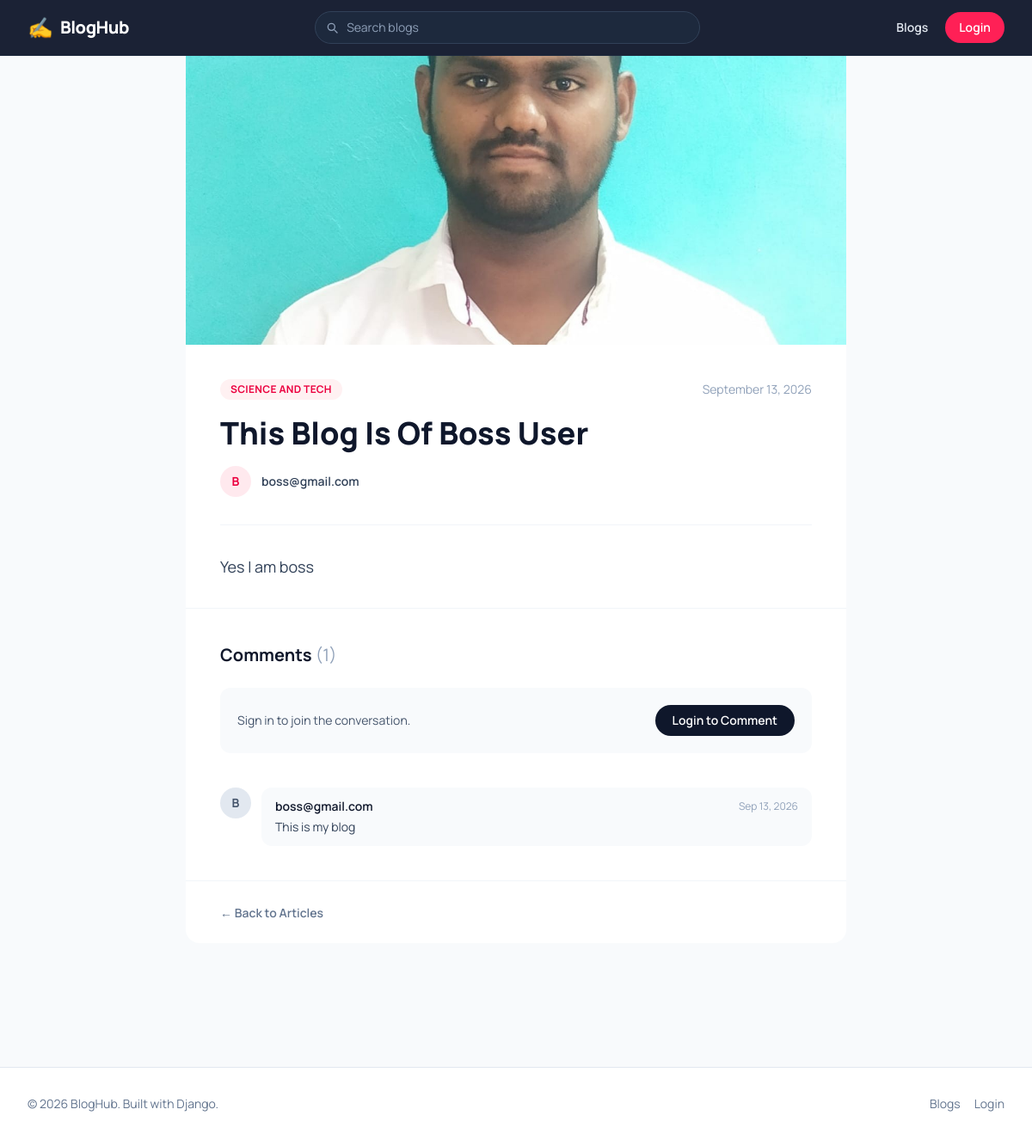
Page /blogs/6/ on the earlier database version.
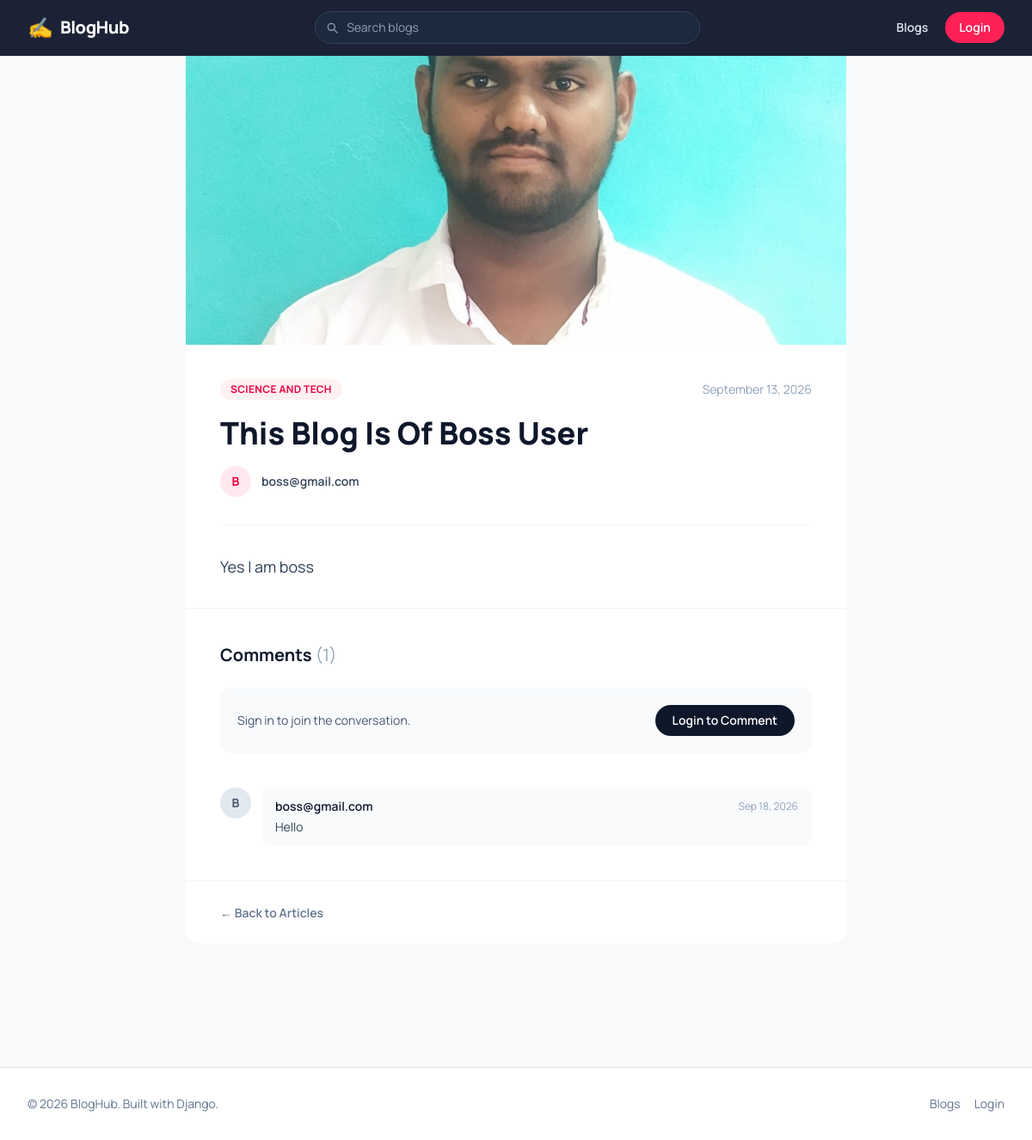
Same page on the later database version.
### blogs/models.py (models this page shows, shortened)
class BlogPostsModel(models.Model):
    categories = (
            ('science and tech','science and tech'),
            ('politics', 'politics'),
            ('sports', 'sports'),
            ('infrasture', 'infrasture'),
            ('finance', 'finance')
        )
    title = models.CharField(max_length=100)
    description = models.TextField()
    category = models.CharField(choices=categories, max_length=40)
    author = models.ForeignKey(User, on_delete=models.CASCADE)
    photo = models.ImageField(upload_to='blog_photos/')
    created_at = models.DateTimeField(auto_now_add=True)
    updated_at = models.DateTimeField(auto_now=True)

class CommentsModel(models.Model):
    comment = models.CharField(max_length=100)
    author = models.ForeignKey(User, on_delete=models.CASCADE)
    post = models.ForeignKey(BlogPostsModel, on_delete=models.CASCADE)
    created_at = models.DateTimeField(auto_now_add=True)
    updated_at = models.DateTimeField(auto_now=True)
    class Meta:
        constraints = [
            models.UniqueConstraint(
                fields=['author', 'post'],
                name='one_comment_per_user_per_post'
            )
        ]

### accounts/models.py (models this page shows)
class User(AbstractBaseUser, PermissionsMixin):
    roles = (
        ('admin','admin'),
        ('non-admin','non-admin')
    )
    id = models.UUIDField(primary_key=True, default=uuid.uuid4, unique=True, editable=False)
    email = models.EmailField(unique=True)
    full_name = models.CharField(max_length=50)
    phone_number = models.CharField()
    role = models.CharField(choices=roles, default='non-admin', max_length=15)
    created_at = models.DateTimeField(auto_now_add=True)
    updated_at = models.DateTimeField(auto_now=True)
    is_active = models.BooleanField(default=True)
    is_staff = models.BooleanField(default=False)
    is_superuser = models.BooleanField(default=False)
    objects = UserManager()
    USERNAME_FIELD = 'email'
    REQUIRED_FIELDS = []
    def __str__(self):
        return self.email

### blogs/views.py (the view)
# urls.py: path('<int:pk>/',views.detailBlogView,name='detail-blog'),
def detailBlogView(request, pk):
    blog = get_object_or_404(BlogPostsModel, id=pk)
    comments = CommentsModel.objects.filter(post=blog).order_by('-created_at')
    if request.user.is_authenticated:
        comments = CommentsModel.objects.filter(post=blog).annotate(priority=Case(When(author=request.user,then=Value(0)),
                default=Value(1),output_field=IntegerField())).order_by('priority','-created_at')
    if request.method == 'POST':
        if not request.user.is_authenticated:
            return redirect(f'/login/?next={request.path}')
        already_commented = CommentsModel.objects.filter(author=request.user,post=blog).exists()
        if already_commented:
            messages.error(request,'You have already commented on this post.')
            return redirect('detail-blog',pk=blog.id)
        form = CreateCommentForm(request.POST)
        if form.is_valid():
            comment = form.save(commit=False)
            comment.author = request.user
            comment.post = blog
            comment.save()
            messages.success(request,'Comment added successfully!')
            return redirect('detail-blog',pk=blog.id)
    else:
        form = CreateCommentForm()
    return render(request,'blogs/detailBlog.html',{'blog': blog,'comments': comments,'form': form,})

### blogs/forms.py
class CreateCommentForm(forms.ModelForm):
    class Meta:
        model = CommentsModel
        fields = ['comment']
        widgets = {
            'comment': forms.Textarea(attrs={
                'class': 'w-full h-20 border border-gray-300 rounded-lg p-3',
                'rows': 4,
                'placeholder': 'Write your comment...'
            })
        }

### templates/blogs/detailBlog.html (shortened to what this page needs)
{% extends 'base.html' %}
{% block content %}
<main class="flex-1 bg-slate-50 pb-20">
    <article class="max-w-3xl mx-auto">
        {% if blog.photo %}
        <div class="w-full aspect-[16/7] overflow-hidden bg-slate-100">
            <img src="{{ blog.photo.url }}" alt="{{ blog.title }}" class="w-full h-full object-cover">
        </div>
        {% endif %}
        <div class="bg-white px-6 sm:px-10 pt-10">
            <div class="flex items-center justify-between mb-4">
                <span class="text-xs font-bold uppercase tracking-wide text-rose-600 bg-rose-50 px-3 py-1 rounded-full">
                    {{ blog.category|title }}
                </span>
                <span class="text-sm text-slate-400">{{ blog.created_at|date:"F j, Y" }}</span>
            </div>
            <h1 class="text-3xl sm:text-4xl font-extrabold text-slate-900 leading-tight mb-4">
                {{ blog.title|title }}
            </h1>
            <div class="flex items-center gap-3 pb-8 border-b border-slate-100">
                <span class="w-9 h-9 rounded-full bg-rose-500/10 text-rose-600 flex items-center justify-center text-sm font-bold">
                    {{ blog.author|stringformat:"s"|first|upper }}
                </span>
                <span class="text-sm font-semibold text-slate-700">{{ blog.author }}</span>
            </div>
            <div class="prose prose-slate max-w-none py-8">
                <p class="text-slate-700 text-lg leading-8 whitespace-pre-line">{{ blog.description }}</p>
            </div>
        </div>
        <div class="bg-white px-6 sm:px-10 py-10 border-t border-slate-100">
            <h2 class="text-xl font-bold text-slate-900 mb-6">
                Comments <span class="text-slate-400 font-normal">({{ comments|length }})</span>
            </h2>
            {% if user.is_authenticated %}
            <form method="post" class="mb-10 flex gap-3 items-start">
                {% csrf_token %}
                <span class="w-9 h-9 shrink-0 rounded-full bg-rose-500/10 text-rose-600 flex items-center justify-center text-sm font-bold">
                    {{ request.user.full_name|default:request.user.email|first|upper }}
                </span>
                <div class="flex-1">
                    {{ form.comment }}
                    {% if form.comment.errors %}
                        <p class="text-red-500 text-sm mt-1">{{ form.comment.errors.0 }}</p>
                    {% endif %}
                    <button type="submit"
                        class="mt-3 bg-rose-500 hover:bg-rose-400 text-white text-sm font-semibold px-5 py-2.5 rounded-full transition">
                        Add Comment
                    </button>
                </div>
            </form>
            {% else %}
            <div class="bg-slate-50 rounded-xl p-5 mb-10 flex items-center justify-between flex-wrap gap-3">
                <p class="text-slate-600 text-sm">Sign in to join the conversation.</p>
                <a href="{% url 'login' %}?next={{ request.path }}"
                    class="inline-block bg-slate-900 hover:bg-slate-800 text-white text-sm font-semibold px-5 py-2 rounded-full transition">
                    Login to Comment
                </a>
            </div>
            {% endif %}
            <div class="space-y-6">
                {% for comment in comments %}
                <div class="flex gap-3">
                    <span class="w-9 h-9 shrink-0 rounded-full bg-slate-200 text-slate-600 flex items-center justify-center text-sm font-bold">
                        {{ comment.author.email|first|upper }}
                    </span>
                    <div class="flex-1 bg-slate-50 rounded-xl px-4 py-3">
                        <div class="flex justify-between items-center mb-1">
                            <p class="font-semibold text-slate-900 text-sm">{{ comment.author.email }}</p>
                            <p class="text-xs text-slate-400">{{ comment.created_at|date:"M j, Y" }}</p>
                        </div>
                        <p class="text-slate-700 text-sm">{{ comment.comment }}</p>
                    </div>
                </div>
                {% empty %}
                <p class="text-slate-400 text-sm text-center py-8">No comments yet. Be the first to comment!</p>
                {% endfor %}
            </div>
        </div>
        <div class="bg-white px-6 sm:px-10 py-6 border-t border-slate-100 rounded-b-2xl">
            <a href="{% url 'list-blogs' %}" class="inline-flex items-center gap-1 text-sm font-semibold text-slate-500 hover:text-rose-600 transition">
                ← Back to Articles
            </a>
        </div>
    </article>
</main>
{% endblock content %}

### templates/base.html (shortened to what this page needs)
{% load static %}
<!DOCTYPE html>
<html lang="en">
<head>
    <link rel="stylesheet" href="{% static 'css/output.css' %}">
</head>
<body class="min-h-screen flex flex-col bg-slate-50 font-[Manrope]">
    <nav class="sticky top-0 z-50 bg-slate-900/95 backdrop-blur border-b border-slate-800">
        <div class="max-w-7xl mx-auto px-4 sm:px-6 lg:px-8">
            <div class="flex justify-between items-center h-16 gap-4">
                <a href="{% url 'list-blogs' %}" class="flex items-center gap-2 shrink-0">
                    <span class="text-2xl">✍️</span>
                    <span class="font-extrabold text-xl text-white tracking-tight">BlogHub</span>
                </a>
                <form action="{% url 'search-blogs' %}" method="get" class="hidden md:flex flex-1 max-w-md">
                    <div class="relative w-full">
                        <svg class="absolute left-3 top-1/2 -translate-y-1/2 w-4 h-4 text-slate-400" fill="none" stroke="currentColor" viewBox="0 0 24 24"><path stroke-linecap="round" stroke-linejoin="round" stroke-width="2" d="M21 21l-4.35-4.35M17 11a6 6 0 11-12 0 6 6 0 0112 0z"/></svg>
                        <input type="text" placeholder="Search blogs" name="search_blogs"
                            class="w-full pl-9 pr-3 py-2 rounded-full bg-slate-800 text-slate-100 placeholder-slate-400 text-sm border border-slate-700 focus:outline-none focus:ring-2 focus:ring-rose-500 focus:border-transparent">
                    </div>
                </form>
                <div class="flex items-center gap-1 sm:gap-2 shrink-0">
                    <a href="{% url 'list-blogs' %}" class="hidden sm:inline-block text-sm font-semibold text-slate-200 hover:text-white px-3 py-2 rounded-lg hover:bg-slate-800 transition">Blogs</a>
                    {% if user.is_authenticated %}
                        <a href="{% url 'dashboard' %}" class="hidden sm:inline-block text-sm font-semibold text-slate-200 hover:text-white px-3 py-2 rounded-lg hover:bg-slate-800 transition">Dashboard</a>
                        <a href="{% url 'create-blog' %}" class="text-sm font-semibold bg-rose-500 hover:bg-rose-400 text-white px-4 py-2 rounded-full transition">New Post</a>
                        <div class="hidden md:flex items-center gap-2 pl-2 ml-2 border-l border-slate-700">
                            <span class="w-8 h-8 rounded-full bg-rose-500/20 text-rose-300 flex items-center justify-center text-sm font-bold">
                                {{ request.user.full_name|default:request.user.email|first|upper }}
                            </span>
                            <a href="{% url 'logout' %}" class="text-sm font-semibold text-slate-300 hover:text-white transition">Log Out</a>
                        </div>
                    {% elif request.path != '/accounts/login/' %}
                        <a href="{% url 'login' %}" class="text-sm font-semibold bg-rose-500 hover:bg-rose-400 text-white px-4 py-2 rounded-full transition">Login</a>
                    {% endif %}
                </div>
            </div>
        </div>
    </nav>
    <div class="flex-1 flex flex-col">
        {% block content %}
        {% endblock content %}
    </div>
    <footer class="border-t border-slate-200 bg-white mt-16">
        <div class="max-w-7xl mx-auto px-4 sm:px-6 lg:px-8 py-8 flex flex-col sm:flex-row justify-between items-center gap-3">
            <p class="text-sm text-slate-500">© {% now "Y" %} BlogHub. Built with Django.</p>
            <div class="flex items-center gap-4 text-sm text-slate-500">
                <a href="{% url 'list-blogs' %}" class="hover:text-slate-800 transition">Blogs</a>
                {% if not user.is_authenticated %}
                <a href="{% url 'login' %}" class="hover:text-slate-800 transition">Login</a>
                {% endif %}
            </div>
        </div>
    </footer>
</body>
</html>

Differences in the rows shown:
removed CommentsModel: author.email|first "B", author.email "boss@gmail.com", created_at "Sep 13, 2026", comment "This is my blog"
added CommentsModel: author.email|first "B", author.email "boss@gmail.com", created_at "Sep 18, 2026", comment "Hello"
